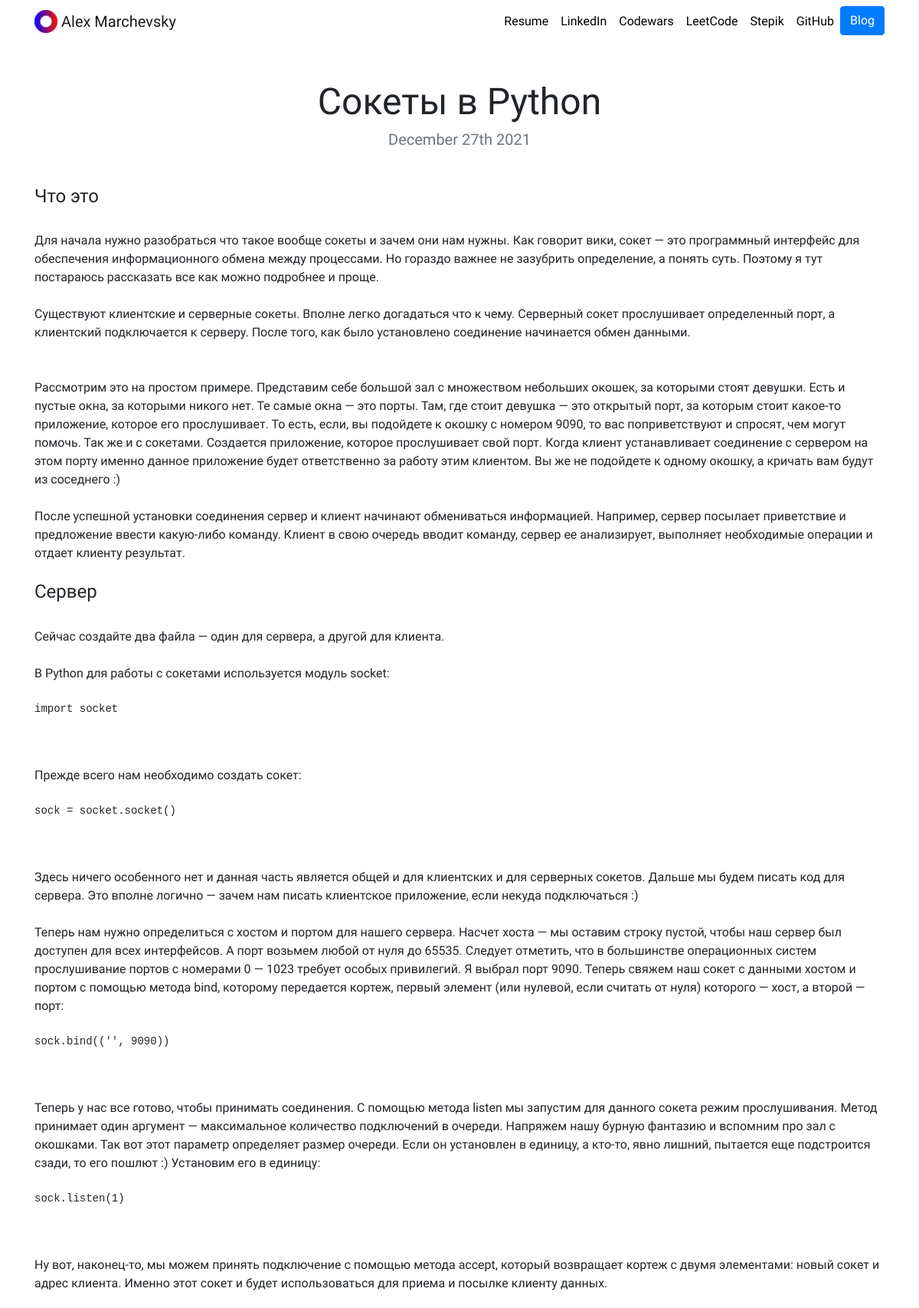
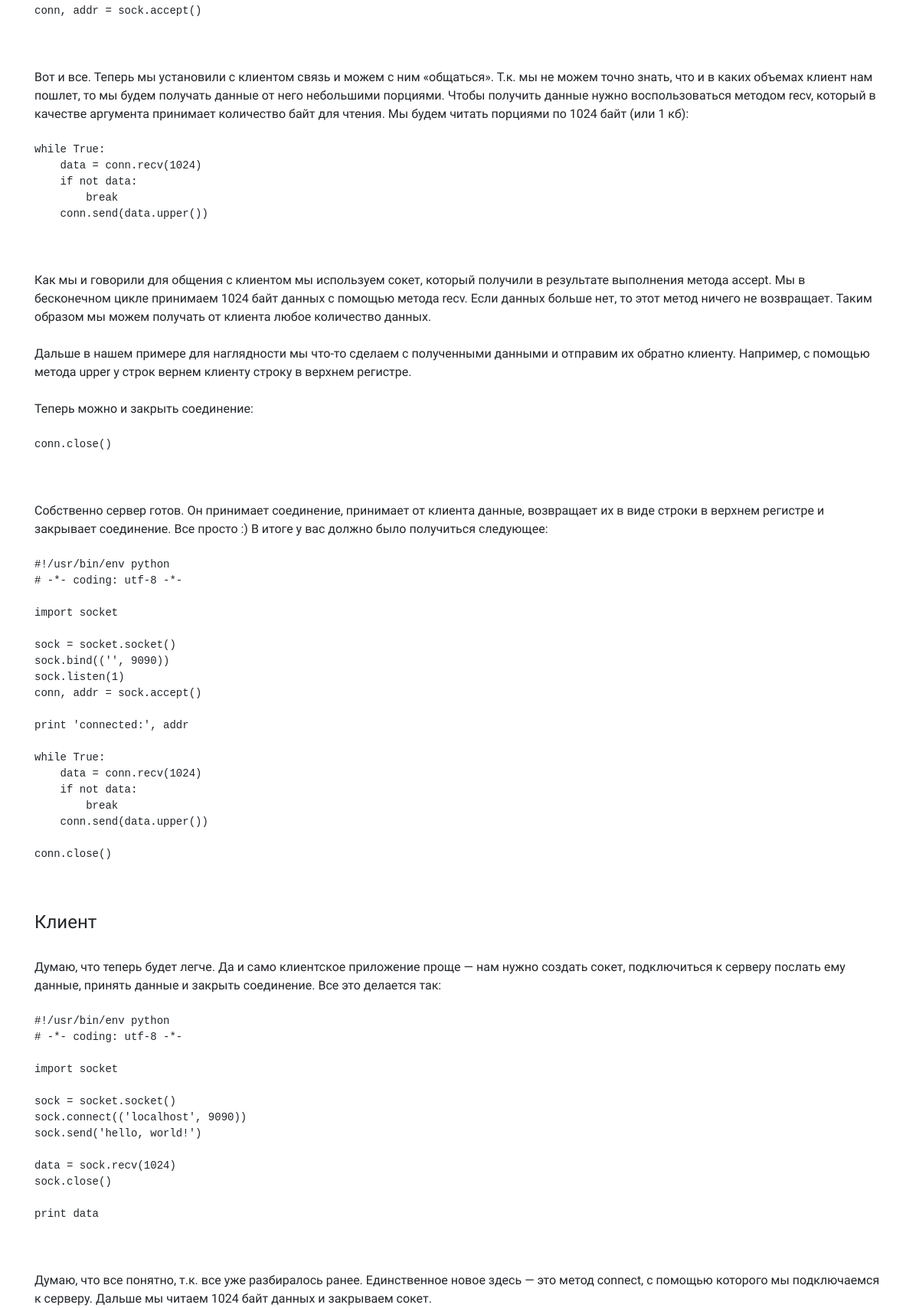
/blog/16/, run on the app's committed database (2 pictures, top to bottom).
### blog/models.py (models this page shows, shortened)
class Blog(models.Model):
    title = models.CharField(max_length=200)
    description = models.TextField(max_length=10250)
    date = models.DateField()

### blog/views.py (the view)
# urls.py: path('<int:blog_id>/',views.detail, name='detail'),
def detail(request, blog_id):
    blog = get_object_or_404(Blog, pk=blog_id)
    return render(request, 'blog/detail.html', {'blog' : blog})

### blog/templates/blog/detail.html
{% extends "portfolio/base.html" %}
{% load static %}
{% block content %}
<h1 class="text-center mt-5" id="blogdetailtitle">{{ blog.title }}</h1>
<h5 class="text-center text-muted mb-5">{{ blog.date|date:'F jS Y' }}</h5>
{{ blog.description|safe }}
{% endblock %}

### portfolio/static/portfolio/custom.css (style rules this page uses)
body { font-family: 'Mukta', sans-serif; }
@media (min-width: 200px) { #blogdetailtitle { font-size: 3rem; } }

### data on the page
Blog: title "Сокеты в Python", date "December 27th 2021", description "Что это Для начала нужно разобраться что такое вообще сокеты и зачем они нам нужны. Как говорит вики, сокет — это программный интерфейс для обеспечения информационного обмена между процессами. Но гораздо важнее не зазубрить определение, а понять суть. Поэтому я тут постараюсь рассказать все как можно подробнее и проще. Существуют клиентские и серверные сокеты. Вполне легко догадаться что к чему. Серверный сокет прослушивает определенный порт, а клиентский подключается к серверу. После того, как было установлено соединение начинается обмен данными. Рассмотрим это на простом примере. Представим себе большой зал с множеством небольших окошек, за которыми стоят девушки. Есть и пустые окна, за…"
